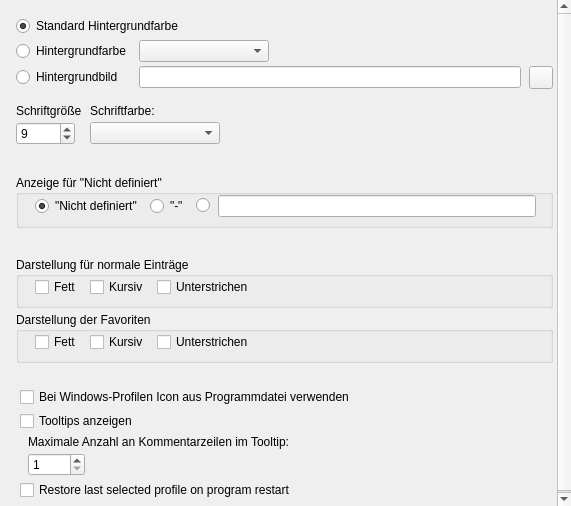
<?xml version="1.0" encoding="UTF-8"?>
<ui version="4.0">
  <class>SetupFrameGamesListAppearance</class>
  <widget class="QWidget" name="SetupFrameGamesListAppearance">
    <property name="geometry"><rect><x>0</x><y>0</y><width>571</width><height>506</height></rect></property>
    <property name="vclDesignWidth" stdset="0"><number>571</number></property>
    <property name="vclDesignHeight" stdset="0"><number>506</number></property>
    <widget class="QScrollArea" name="ScrollBox">
      <property name="geometry"><rect><x>0</x><y>0</y><width>571</width><height>506</height></rect></property>
      <property name="vclAlign" stdset="0"><string notr="true">alClient</string></property>
      <property name="frameShape"><enum>QFrame::NoFrame</enum></property>
      <property name="widgetResizable"><bool>true</bool></property>
      <widget class="QWidget" name="ScrollBox_Contents">
        <property name="geometry"><rect><x>0</x><y>0</y><width>570</width><height>502</height></rect></property>
        <property name="vclScrollContents" stdset="0"><bool>true</bool></property>
        <property name="vclDesignWidth" stdset="0"><number>570</number></property>
        <property name="vclDesignHeight" stdset="0"><number>502</number></property>
        <layout class="QVBoxLayout" name="ScrollBox_Contents_Layout" stretch="0,0,0,0,0,0,0,0,0,1">
          <property name="leftMargin"><number>16</number></property>
          <property name="topMargin"><number>16</number></property>
          <property name="rightMargin"><number>4</number></property>
          <property name="bottomMargin"><number>8</number></property>
          <property name="spacing"><number>0</number></property>
          <item>
            <layout class="QGridLayout" name="ScrollBox_Contents_Section1" columnstretch="0,0,1,0">
              <property name="leftMargin"><number>0</number></property>
              <property name="topMargin"><number>0</number></property>
              <property name="rightMargin"><number>0</number></property>
              <property name="bottomMargin"><number>0</number></property>
              <property name="horizontalSpacing"><number>8</number></property>
              <property name="verticalSpacing"><number>4</number></property>
              <item row="0" column="0" colspan="4">
                <widget class="QRadioButton" name="GamesListBackgroundRadioButton1">
                  <property name="text"><string>Standard Hintergrundfarbe</string></property>
                  <property name="checked"><bool>true</bool></property>
                </widget>
              </item>
              <item row="1" column="0">
                <widget class="QRadioButton" name="GamesListBackgroundRadioButton2">
                  <property name="text"><string>Hintergrundfarbe</string></property>
                </widget>
              </item>
              <item row="1" column="1" alignment="Qt::AlignLeft">
                <widget class="TColorBoxWidget" name="GamesListBackgroundColorBox">
                  <property name="minimumSize"><size><width>130</width><height>0</height></size></property>
                </widget>
              </item>
              <item row="2" column="0">
                <widget class="QRadioButton" name="GamesListBackgroundRadioButton3">
                  <property name="text"><string>Hintergrundbild</string></property>
                </widget>
              </item>
              <item row="2" column="1" colspan="2">
                <widget class="QLineEdit" name="GamesListBackgroundEdit">
          </widget>
              </item>
              <item row="2" column="3" alignment="Qt::AlignRight">
                <widget class="QToolButton" name="GamesListBackgroundButton">
                  <property name="tag" stdset="0"><number>7</number></property>
                  <property name="icon"><iconset resource="../../resources/dfend.qrc"><normaloff>:/glyphs/92d9d1a333bceee3.png</normaloff></iconset></property>
                  <property name="iconSize"><size><width>16</width><height>16</height></size></property>
                  <property name="minimumSize"><size><width>23</width><height>0</height></size></property>
                </widget>
              </item>
              <item row="0" column="2">
                <spacer name="ScrollBox_Contents_Section1_HFill">
                  <property name="orientation"><enum>Qt::Horizontal</enum></property>
                  <property name="sizeHint" stdset="0"><size><width>0</width><height>0</height></size></property>
                </spacer>
              </item>
            </layout>
          </item>
          <item>
            <spacer name="ScrollBox_Contents_Gap1">
              <property name="orientation"><enum>Qt::Vertical</enum></property>
              <property name="sizeType"><enum>QSizePolicy::Fixed</enum></property>
              <property name="sizeHint" stdset="0"><size><width>0</width><height>15</height></size></property>
            </spacer>
          </item>
          <item>
            <layout class="QGridLayout" name="ScrollBox_Contents_Section2" columnstretch="0,0,1">
              <property name="leftMargin"><number>0</number></property>
              <property name="topMargin"><number>0</number></property>
              <property name="rightMargin"><number>0</number></property>
              <property name="bottomMargin"><number>0</number></property>
              <property name="horizontalSpacing"><number>8</number></property>
              <property name="verticalSpacing"><number>4</number></property>
              <item row="0" column="0">
                <widget class="QLabel" name="GamesListFontSizeLabel">
                  <property name="text"><string>Schriftgröße</string></property>
                  <property name="textFormat"><enum>Qt::PlainText</enum></property>
                  <property name="alignment"><set>Qt::AlignLeft|Qt::AlignTop</set></property>
                </widget>
              </item>
              <item row="0" column="1" colspan="2">
                <widget class="QLabel" name="GamesListFontColorLabel">
                  <property name="text"><string>Schriftfarbe:</string></property>
                  <property name="textFormat"><enum>Qt::PlainText</enum></property>
                  <property name="alignment"><set>Qt::AlignLeft|Qt::AlignTop</set></property>
                </widget>
              </item>
              <item row="1" column="0" alignment="Qt::AlignLeft">
                <widget class="QSpinBox" name="GamesListFontSizeEdit">
                  <property name="minimum"><number>1</number></property>
                  <property name="maximum"><number>48</number></property>
                  <property name="value"><number>9</number></property>
                  <property name="minimumSize"><size><width>59</width><height>0</height></size></property>
                </widget>
              </item>
              <item row="1" column="1" alignment="Qt::AlignLeft">
                <widget class="TColorBoxWidget" name="GamesListFontColorBox">
                  <property name="minimumSize"><size><width>130</width><height>0</height></size></property>
                </widget>
              </item>
              <item row="0" column="2">
                <spacer name="ScrollBox_Contents_Section2_HFill">
                  <property name="orientation"><enum>Qt::Horizontal</enum></property>
                  <property name="sizeHint" stdset="0"><size><width>0</width><height>0</height></size></property>
                </spacer>
              </item>
            </layout>
          </item>
          <item>
            <spacer name="ScrollBox_Contents_Gap2">
              <property name="orientation"><enum>Qt::Vertical</enum></property>
              <property name="sizeType"><enum>QSizePolicy::Fixed</enum></property>
              <property name="sizeHint" stdset="0"><size><width>0</width><height>30</height></size></property>
            </spacer>
          </item>
          <item>
            <layout class="QGridLayout" name="ScrollBox_Contents_Section3" columnstretch="0,1">
              <property name="leftMargin"><number>0</number></property>
              <property name="topMargin"><number>0</number></property>
              <property name="rightMargin"><number>0</number></property>
              <property name="bottomMargin"><number>0</number></property>
              <property name="horizontalSpacing"><number>8</number></property>
              <property name="verticalSpacing"><number>4</number></property>
              <item row="0" column="0" colspan="2">
                <widget class="QGroupBox" name="NotSetGroupBox">
                  <property name="title"><string>Anzeige für "Nicht definiert"</string></property>
                  <property name="minimumSize"><size><width>0</width><height>0</height></size></property>
                  <layout class="QGridLayout" name="NotSetGroupBox_Layout" columnstretch="0,0,0,0,1">
                    <property name="leftMargin"><number>16</number></property>
                    <property name="topMargin"><number>0</number></property>
                    <property name="rightMargin"><number>14</number></property>
                    <property name="bottomMargin"><number>8</number></property>
                    <property name="horizontalSpacing"><number>8</number></property>
                    <property name="verticalSpacing"><number>4</number></property>
                    <item row="0" column="0">
                      <widget class="QRadioButton" name="NotSetRadioButton1">
                        <property name="text"><string>"Nicht definiert"</string></property>
                        <property name="checked"><bool>true</bool></property>
                      </widget>
                    </item>
                    <item row="0" column="1">
                      <widget class="QRadioButton" name="NotSetRadioButton2">
                        <property name="text"><string>"-"</string></property>
                      </widget>
                    </item>
                    <item row="0" column="2">
                      <widget class="QRadioButton" name="NotSetRadioButton3">
                        <property name="text"><string /></property>
                      </widget>
                    </item>
                    <item row="0" column="3" colspan="2">
                      <widget class="QLineEdit" name="NotSetEdit">
            </widget>
                    </item>
                    <item row="0" column="4">
                      <spacer name="NotSetGroupBox_Layout_HFill">
                        <property name="orientation"><enum>Qt::Horizontal</enum></property>
                        <property name="sizeHint" stdset="0"><size><width>0</width><height>0</height></size></property>
                      </spacer>
                    </item>
                    <item row="1" column="0">
                      <spacer name="NotSetGroupBox_VFill">
                        <property name="orientation"><enum>Qt::Vertical</enum></property>
                        <property name="sizeHint" stdset="0"><size><width>0</width><height>0</height></size></property>
                      </spacer>
                    </item>
                  </layout>
                </widget>
              </item>
              <item row="0" column="1">
                <spacer name="ScrollBox_Contents_Section3_HFill">
                  <property name="orientation"><enum>Qt::Horizontal</enum></property>
                  <property name="sizeHint" stdset="0"><size><width>0</width><height>0</height></size></property>
                </spacer>
              </item>
            </layout>
          </item>
          <item>
            <spacer name="ScrollBox_Contents_Gap3">
              <property name="orientation"><enum>Qt::Vertical</enum></property>
              <property name="sizeType"><enum>QSizePolicy::Fixed</enum></property>
              <property name="sizeHint" stdset="0"><size><width>0</width><height>29</height></size></property>
            </spacer>
          </item>
          <item>
            <layout class="QGridLayout" name="ScrollBox_Contents_Section4" columnstretch="0,1">
              <property name="leftMargin"><number>0</number></property>
              <property name="topMargin"><number>0</number></property>
              <property name="rightMargin"><number>0</number></property>
              <property name="bottomMargin"><number>0</number></property>
              <property name="horizontalSpacing"><number>8</number></property>
              <property name="verticalSpacing"><number>4</number></property>
              <item row="0" column="0" colspan="2">
                <widget class="QGroupBox" name="NormalEntriesGroupBox">
                  <property name="title"><string>Darstellung für normale Einträge</string></property>
                  <property name="minimumSize"><size><width>0</width><height>0</height></size></property>
                  <layout class="QGridLayout" name="NormalEntriesGroupBox_Layout" columnstretch="0,0,0,1">
                    <property name="leftMargin"><number>16</number></property>
                    <property name="topMargin"><number>0</number></property>
                    <property name="rightMargin"><number>4</number></property>
                    <property name="bottomMargin"><number>8</number></property>
                    <property name="horizontalSpacing"><number>8</number></property>
                    <property name="verticalSpacing"><number>4</number></property>
                    <item row="0" column="0">
                      <widget class="QCheckBox" name="NormalCheckBoxBold">
                        <property name="text"><string>Fett</string></property>
                      </widget>
                    </item>
                    <item row="0" column="1">
                      <widget class="QCheckBox" name="NormalCheckBoxItalic">
                        <property name="text"><string>Kursiv</string></property>
                      </widget>
                    </item>
                    <item row="0" column="2" colspan="2">
                      <widget class="QCheckBox" name="NormalCheckBoxUnderline">
                        <property name="text"><string>Unterstrichen</string></property>
                      </widget>
                    </item>
                    <item row="0" column="3">
                      <spacer name="NormalEntriesGroupBox_Layout_HFill">
                        <property name="orientation"><enum>Qt::Horizontal</enum></property>
                        <property name="sizeHint" stdset="0"><size><width>0</width><height>0</height></size></property>
                      </spacer>
                    </item>
                    <item row="1" column="0">
                      <spacer name="NormalEntriesGroupBox_VFill">
                        <property name="orientation"><enum>Qt::Vertical</enum></property>
                        <property name="sizeHint" stdset="0"><size><width>0</width><height>0</height></size></property>
                      </spacer>
                    </item>
                  </layout>
                </widget>
              </item>
              <item row="1" column="0" colspan="2">
                <widget class="QGroupBox" name="FavoriteGroupBox">
                  <property name="title"><string>Darstellung der Favoriten</string></property>
                  <property name="minimumSize"><size><width>0</width><height>0</height></size></property>
                  <layout class="QGridLayout" name="FavoriteGroupBox_Layout" columnstretch="0,0,0,1">
                    <property name="leftMargin"><number>16</number></property>
                    <property name="topMargin"><number>0</number></property>
                    <property name="rightMargin"><number>4</number></property>
                    <property name="bottomMargin"><number>8</number></property>
                    <property name="horizontalSpacing"><number>8</number></property>
                    <property name="verticalSpacing"><number>4</number></property>
                    <item row="0" column="0">
                      <widget class="QCheckBox" name="CheckBoxBold">
                        <property name="text"><string>Fett</string></property>
                      </widget>
                    </item>
                    <item row="0" column="1">
                      <widget class="QCheckBox" name="CheckBoxItalic">
                        <property name="text"><string>Kursiv</string></property>
                      </widget>
                    </item>
                    <item row="0" column="2" colspan="2">
                      <widget class="QCheckBox" name="CheckBoxUnderline">
                        <property name="text"><string>Unterstrichen</string></property>
                      </widget>
                    </item>
                    <item row="0" column="3">
                      <spacer name="FavoriteGroupBox_Layout_HFill">
                        <property name="orientation"><enum>Qt::Horizontal</enum></property>
                        <property name="sizeHint" stdset="0"><size><width>0</width><height>0</height></size></property>
                      </spacer>
                    </item>
                    <item row="1" column="0">
                      <spacer name="FavoriteGroupBox_VFill">
                        <property name="orientation"><enum>Qt::Vertical</enum></property>
                        <property name="sizeHint" stdset="0"><size><width>0</width><height>0</height></size></property>
                      </spacer>
                    </item>
                  </layout>
                </widget>
              </item>
              <item row="0" column="1">
                <spacer name="ScrollBox_Contents_Section4_HFill">
                  <property name="orientation"><enum>Qt::Horizontal</enum></property>
                  <property name="sizeHint" stdset="0"><size><width>0</width><height>0</height></size></property>
                </spacer>
              </item>
            </layout>
          </item>
          <item>
            <spacer name="ScrollBox_Contents_Gap4">
              <property name="orientation"><enum>Qt::Vertical</enum></property>
              <property name="sizeType"><enum>QSizePolicy::Fixed</enum></property>
              <property name="sizeHint" stdset="0"><size><width>0</width><height>24</height></size></property>
            </spacer>
          </item>
          <item>
            <layout class="QGridLayout" name="ScrollBox_Contents_Section5" columnstretch="0,0,1">
              <property name="leftMargin"><number>4</number></property>
              <property name="topMargin"><number>0</number></property>
              <property name="rightMargin"><number>0</number></property>
              <property name="bottomMargin"><number>0</number></property>
              <property name="horizontalSpacing"><number>8</number></property>
              <property name="verticalSpacing"><number>4</number></property>
              <item row="0" column="0" colspan="3">
                <widget class="QCheckBox" name="WindowsExeIconsCheckBox">
                  <property name="text"><string>Bei Windows-Profilen Icon aus Programmdatei verwenden</string></property>
                </widget>
              </item>
              <item row="1" column="0" colspan="3">
                <widget class="QCheckBox" name="ShowTooltipsCheckBox">
                  <property name="text"><string>Tooltips anzeigen</string></property>
                </widget>
              </item>
              <item row="2" column="1" colspan="2">
                <widget class="QLabel" name="NoteInTooltipLabel">
                  <property name="text"><string>Maximale Anzahl an Kommentarzeilen im Tooltip:</string></property>
                  <property name="textFormat"><enum>Qt::PlainText</enum></property>
                  <property name="alignment"><set>Qt::AlignLeft|Qt::AlignTop</set></property>
                </widget>
              </item>
              <item row="3" column="1" alignment="Qt::AlignLeft">
                <widget class="QSpinBox" name="NoteInTooltipEdit">
                  <property name="minimum"><number>1</number></property>
                  <property name="maximum"><number>100</number></property>
                  <property name="value"><number>1</number></property>
                  <property name="minimumSize"><size><width>57</width><height>0</height></size></property>
                </widget>
              </item>
              <item row="4" column="0" colspan="3">
                <widget class="QCheckBox" name="RestoreSelectedCheckBox">
                  <property name="text"><string>Restore last selected profile on program restart</string></property>
                </widget>
              </item>
              <item row="0" column="2">
                <spacer name="ScrollBox_Contents_Section5_HFill">
                  <property name="orientation"><enum>Qt::Horizontal</enum></property>
                  <property name="sizeHint" stdset="0"><size><width>0</width><height>0</height></size></property>
                </spacer>
              </item>
            </layout>
          </item>
          <item>
            <spacer name="ScrollBox_Contents_VFill">
              <property name="orientation"><enum>Qt::Vertical</enum></property>
              <property name="sizeHint" stdset="0"><size><width>0</width><height>0</height></size></property>
            </spacer>
          </item>
        </layout>
      </widget>
    </widget>
  </widget>
  <customwidgets>
    <customwidget>
      <class>TColorBoxWidget</class>
      <extends>QComboBox</extends>
      <header>VclWidgets.h</header>
    </customwidget>
  </customwidgets>
  <tabstops>
    <tabstop>GamesListBackgroundRadioButton1</tabstop>
    <tabstop>GamesListBackgroundRadioButton2</tabstop>
    <tabstop>GamesListBackgroundRadioButton3</tabstop>
    <tabstop>GamesListBackgroundColorBox</tabstop>
    <tabstop>GamesListBackgroundEdit</tabstop>
    <tabstop>GamesListFontSizeEdit</tabstop>
    <tabstop>GamesListFontColorBox</tabstop>
    <tabstop>NotSetRadioButton1</tabstop>
    <tabstop>NotSetRadioButton2</tabstop>
    <tabstop>NotSetRadioButton3</tabstop>
    <tabstop>NotSetEdit</tabstop>
    <tabstop>NormalCheckBoxBold</tabstop>
    <tabstop>NormalCheckBoxItalic</tabstop>
    <tabstop>NormalCheckBoxUnderline</tabstop>
    <tabstop>CheckBoxBold</tabstop>
    <tabstop>CheckBoxItalic</tabstop>
    <tabstop>CheckBoxUnderline</tabstop>
    <tabstop>WindowsExeIconsCheckBox</tabstop>
    <tabstop>ShowTooltipsCheckBox</tabstop>
    <tabstop>NoteInTooltipEdit</tabstop>
    <tabstop>RestoreSelectedCheckBox</tabstop>
  </tabstops>
  <resources>
    <include location="../../resources/dfend.qrc" />
  </resources>
  <connections />
</ui>
